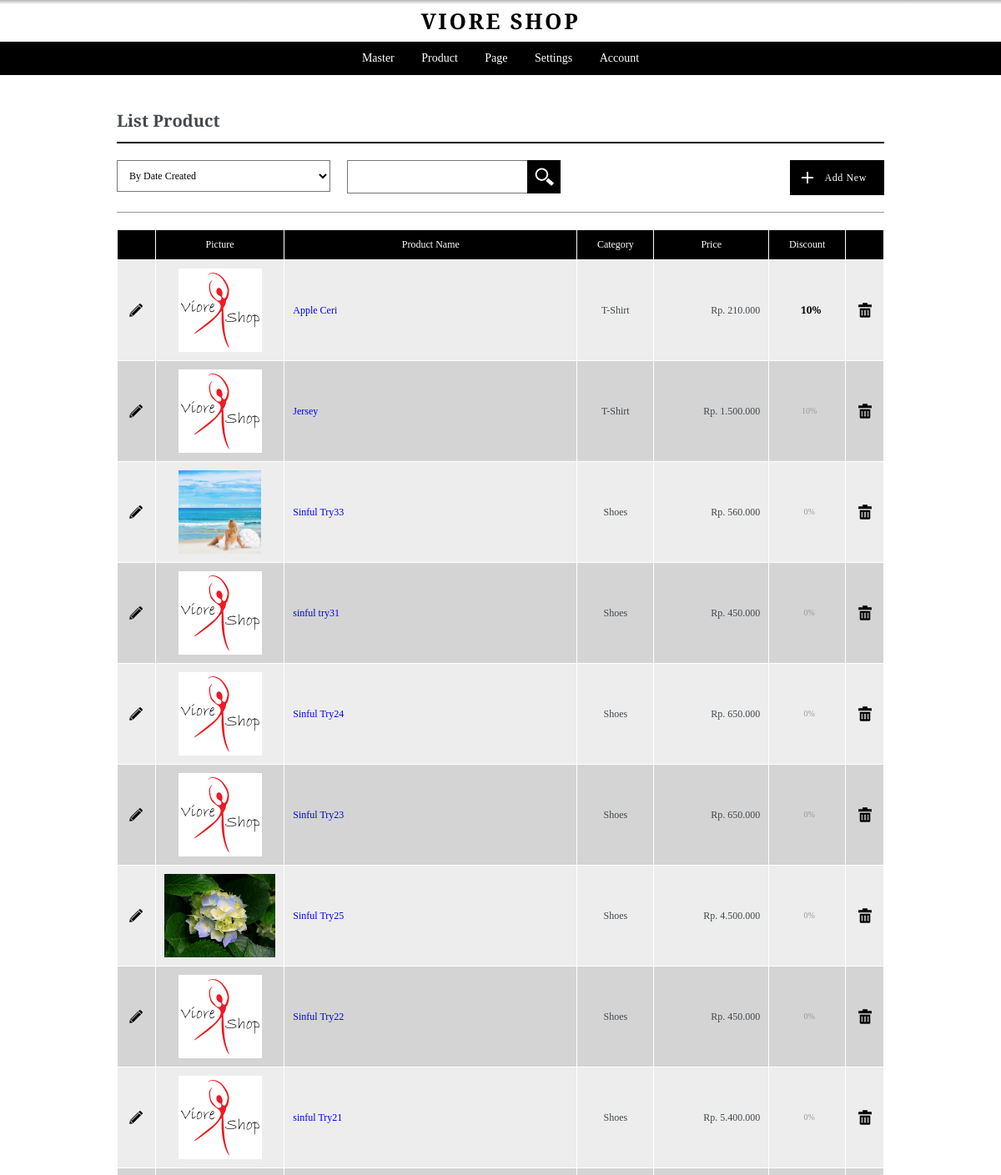
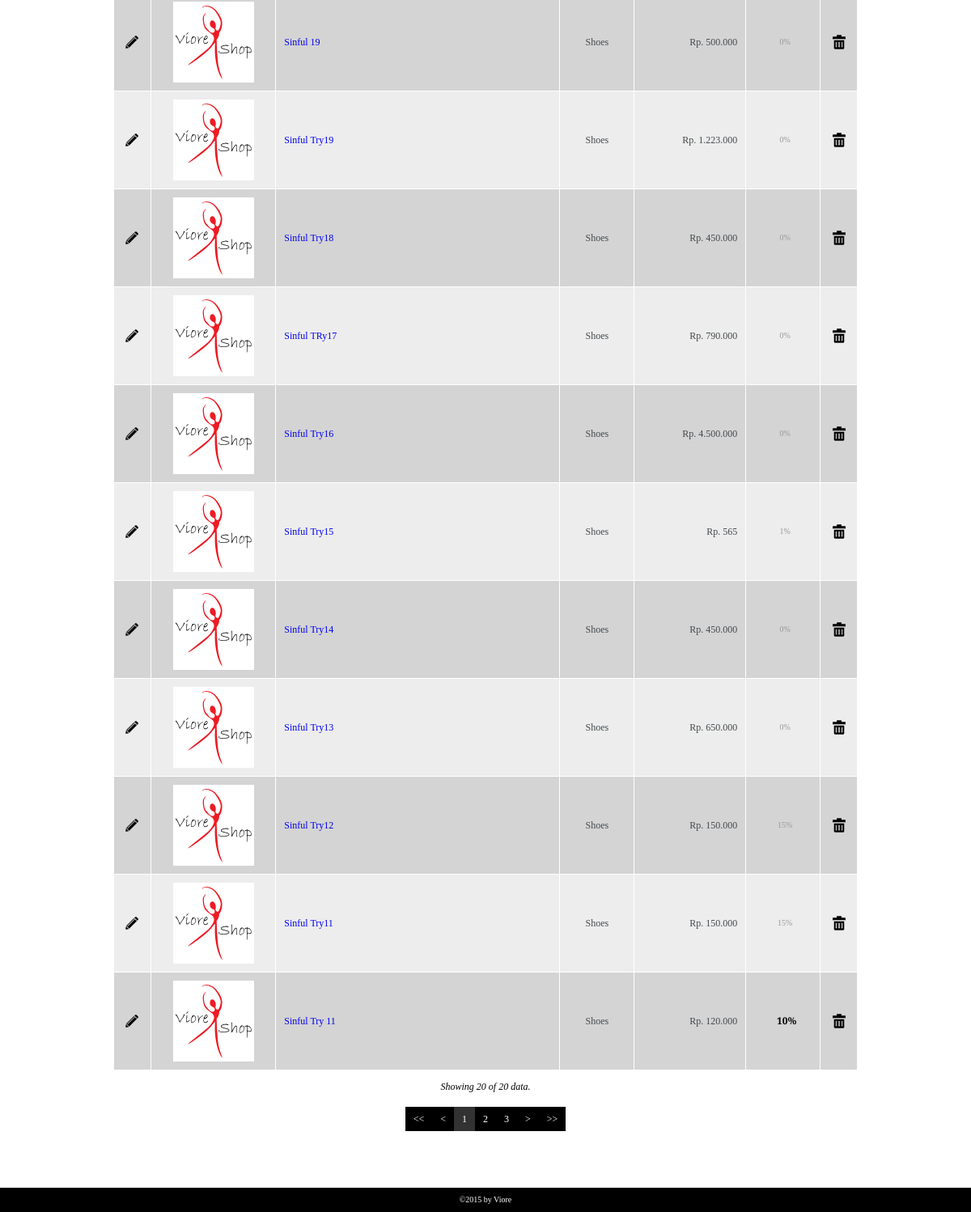
Page /admin/pages/listproduct.php (signed in) on the committed database (2 pictures, top to bottom).
### tables this page shows
CREATE TABLE `product` (
  `id_product` int(20) NOT NULL,
  `id_category` int(5) NOT NULL,
  `id_subcategory` int(5) NOT NULL,
  `product_name` varchar(256) NOT NULL,
  `product_description` text NOT NULL,
  `product_dimension` varchar(50) NOT NULL,
  `product_price` double NOT NULL,
  `product_discount` int(11) NOT NULL,
  `product_discount_active` int(1) NOT NULL,
  `user_create` int(5) NOT NULL,
  `user_edit` int(5) NOT NULL,
  `date_created` datetime NOT NULL,
  `date_edited` datetime NOT NULL,
  `active` int(1) NOT NULL
);

CREATE TABLE `category` (
  `id_category` int(5) NOT NULL,
  `category_name` varchar(100) NOT NULL,
  `category_description` text NOT NULL,
  `user_create` int(5) NOT NULL,
  `user_edit` int(5) NOT NULL,
  `date_created` datetime NOT NULL,
  `date_edited` datetime NOT NULL,
  `active` int(1) NOT NULL
);

### admin/pages/getfieldname.php (called while the page is built, shortened)
<?php
if((substr($pagecall,0,4)=="edit")||(substr($pagecall,0,4)=="list")){
	$tabel = substr($pagecall, 4);
}
else {
	$tabel = substr($pagecall, 3);
}
$pageedit = "add".$tabel;
?>

### global/global.php (called while the page is built, shortened)
<?php
$backserver = "../../";
?>

### admin/pages/listproduct.php (the view, shortened to what this page needs)
<?php
	include "../../global/global.php";
	include "header.php";
	$pagecall = "listproduct";
	include "controller.php";
	include "getfieldname.php";
?>
<div class="container">
	<div class="content list listproduct">
		<h3><?php echo ucwords("List ".$tabel); ?></h3>
		<?php
			include ("../pages/filter-box.php");
		?>
		<div class="data-table">
			<table border="1" cellpadding="0" cellspacing="0" width="100%">
				<colgroup>
					<col width="5%">
					<col width="5%">
					<col width="">
					<col width="10%">
					<col width="15%">
					<col width="10%">
					<col width="5%">
				</colgroup>
				<thead>
					<tr>
						<th>&nbsp;</th>
						<th>Picture</th>
						<th>Product Name</th>
						<th>Category</th>
						<th>Price</th>
						<th>Discount</th>
						<th>&nbsp;</th>
					</tr>
				</thead>
				<tbody>
					<?php
					$batas=20;
					if (empty($halaman))
					{
						$posisi=0;
					}
					else
					{
						$posisi=($halaman-1)*$batas;
					}
					$sql = "SELECT p.*, c.category_name FROM product p, category c ";
					$sql .= "WHERE p.active=1 ";
					$sql .= "AND p.id_category = c.id_category ";
					if ((isset($_POST['sortingchoice'])) AND ($_POST['sortingchoice']!="all"))
					{
						$sorting_opt = explode(":", $_POST['sortingchoice']);
						$sql .= "ORDER BY ".$sorting_opt[0]." ".$sorting_opt[1]." ";
					}
					else{
						$sql .= "ORDER BY date_created DESC ";
					}
					$sqlp = $sql."LIMIT $posisi,$batas";
					$result = mysql_query($sqlp);
					while ($row=mysql_fetch_array($result))
					{
						echo '<tr>';
						echo '	<td align="center">
									<a href="'.$pageedit.'.php?act=chg&id='.$row["id_product"].'" class="link-opt"><img src="../images/icon-pencil.png" alt="Edit" title="Edit"></a>
								</td>
						';
						echo '	<td align="center">';
						if(file_exists("../../source/placeholder/".$row['id_product']."-1.jpg")){
							echo '<img src="../../source/placeholder/'.$row['id_product'].'-1.jpg" alt="picture" title="picture" class="image-preview">';
						}
						else echo '<img src="../../source/images/default.jpg" alt="picture" title="picture" class="image-preview">';
						echo '</td>';
						echo '	<td align="left"><a href="'.$backserver.'/productdetail?pid='.$row['id_product'].'">'.$row['product_name'].'</a></td>';
						echo '	<td align="center">'.$row['category_name'].'</td>';
						echo '	<td align="right">Rp. '.number_format($row['product_price'],0,',','.').'</td>';
						echo '	<td align="center"><span class="prod-dc'.(($row['product_discount_active']=='1')?' ON':'').'">'.$row['product_discount'].'%'.'</span></td>';
						echo '	<td align="center">
									<a href="deactive.php?id='.$row["id_product"].'&pagecall='.$pagecall.'" class="link-opt"><img src="../images/icon-trash.png" alt="Delete" title="Delete"></a>
								</td>
						';
						echo '</tr>';
					}
					?>
				</tbody>
			</table>
		</div>
		<div class="data-show">
			<?php
				$jumlah = mysql_num_rows($result);
				$showing = $batas;
				echo '<p>Showing '.$showing.' of '.$jumlah.' data.</p>';
			?>
		</div>
		<?php
			include ("../modules/paging.php");
		?>
	</div>
</div>
<?php
	include "footer.php";
?>

### admin/css/baseline.css (style rules this page uses)
body { font-family: 'Arvo', serif; font-size: 10px; line-height: 20px; color: #44494d; }
h1, h2, h3, h4, h5, h6 { font-weight: bold; }
h3 { font-size: 20px; line-height: 30px; }
a { text-decoration: none; }
a, a:visited { line-height: 20px; font-size: 12px; }
p { font-size: 14px; line-height: 20px; }
table { border: 1px solid #ffffff; font-size: 12px; }
table tr th, table tr td { padding: 10px; }
table tr th { text-align: center; background: #000; color: #fff; }
table tr td { background: #d4d4d4; }
table tr:nth-child(2n+1) td { background: #ededed; }

### admin/css/layout.css (style rules this page uses)
*, *:before, *:after { -moz-box-sizing: border-box; -webkit-box-sizing: border-box; box-sizing: border-box; }
body { background: #FFFFFF; }
.container { padding: 20px; max-width: 960px; margin: auto; }

### admin/css/main.css (style rules this page uses)
.list { margin: 20px 0 50px; }
.list h3 { margin-bottom: 20px; padding-bottom: 10px; border-bottom: 2px solid #000; }
.data-table { margin-bottom: 10px; }
.data-show { margin-bottom: 15px; text-align: center; }
.data-show p { font-size: 12px; line-height: 20px; color: #000000; font-style: italic; }
a.link-opt { display: inline-block; }
.image-preview { width: auto; height: 100px; }
.prod-dc { color: #999999; padding: 4px; font-size: 10px; line-height: 10px; margin-left: 5px; width: 28px; text-align: center; display: inline-block; }
.prod-dc.on { background: none; color: #000000; font-weight: bold; font-size: 12px; }

### rows in the picture
product: product_name "Apple Ceri", id_category.category_name "T-Shirt", product_price "210.000", product_discount "10"
product: product_name "Jersey", id_category.category_name "T-Shirt", product_price "1.500.000", product_discount "10"
product: shows a picture, product_name "Sinful Try33", id_category.category_name "Shoes", product_price "560.000", product_discount "0"
product: product_name "sinful try31", id_category.category_name "Shoes", product_price "450.000", product_discount "0"
product: product_name "Sinful Try24", id_category.category_name "Shoes", product_price "650.000", product_discount "0"
product: product_name "Sinful Try23", id_category.category_name "Shoes", product_price "650.000", product_discount "0"
product: shows a picture, product_name "Sinful Try25", id_category.category_name "Shoes", product_price "4.500.000", product_discount "0"
product: product_name "Sinful Try22", id_category.category_name "Shoes", product_price "450.000", product_discount "0"
product: product_name "sinful Try21", id_category.category_name "Shoes", product_price "5.400.000", product_discount "0"
product: product_name "Sinful 19", id_category.category_name "Shoes", product_price "500.000", product_discount "0"
product: product_name "Sinful Try19", id_category.category_name "Shoes", product_price "1.223.000", product_discount "0"
product: product_name "Sinful Try18", id_category.category_name "Shoes", product_price "450.000", product_discount "0"
product: product_name "Sinful TRy17", id_category.category_name "Shoes", product_price "790.000", product_discount "0"
product: product_name "Sinful Try16", id_category.category_name "Shoes", product_price "4.500.000", product_discount "0"
product: product_name "Sinful Try15", id_category.category_name "Shoes", product_price "565", product_discount "1"
product: product_name "Sinful Try14", id_category.category_name "Shoes", product_price "450.000", product_discount "0"
product: product_name "Sinful Try13", id_category.category_name "Shoes", product_price "650.000", product_discount "0"
product: product_name "Sinful Try12", id_category.category_name "Shoes", product_price "150.000", product_discount "15"
product: product_name "Sinful Try11", id_category.category_name "Shoes", product_price "150.000", product_discount "15"
product: product_name "Sinful Try 11", id_category.category_name "Shoes", product_price "120.000", product_discount "10"

### other values in the picture
$showing "20"
$jumlah "20"
$halaman "1"
